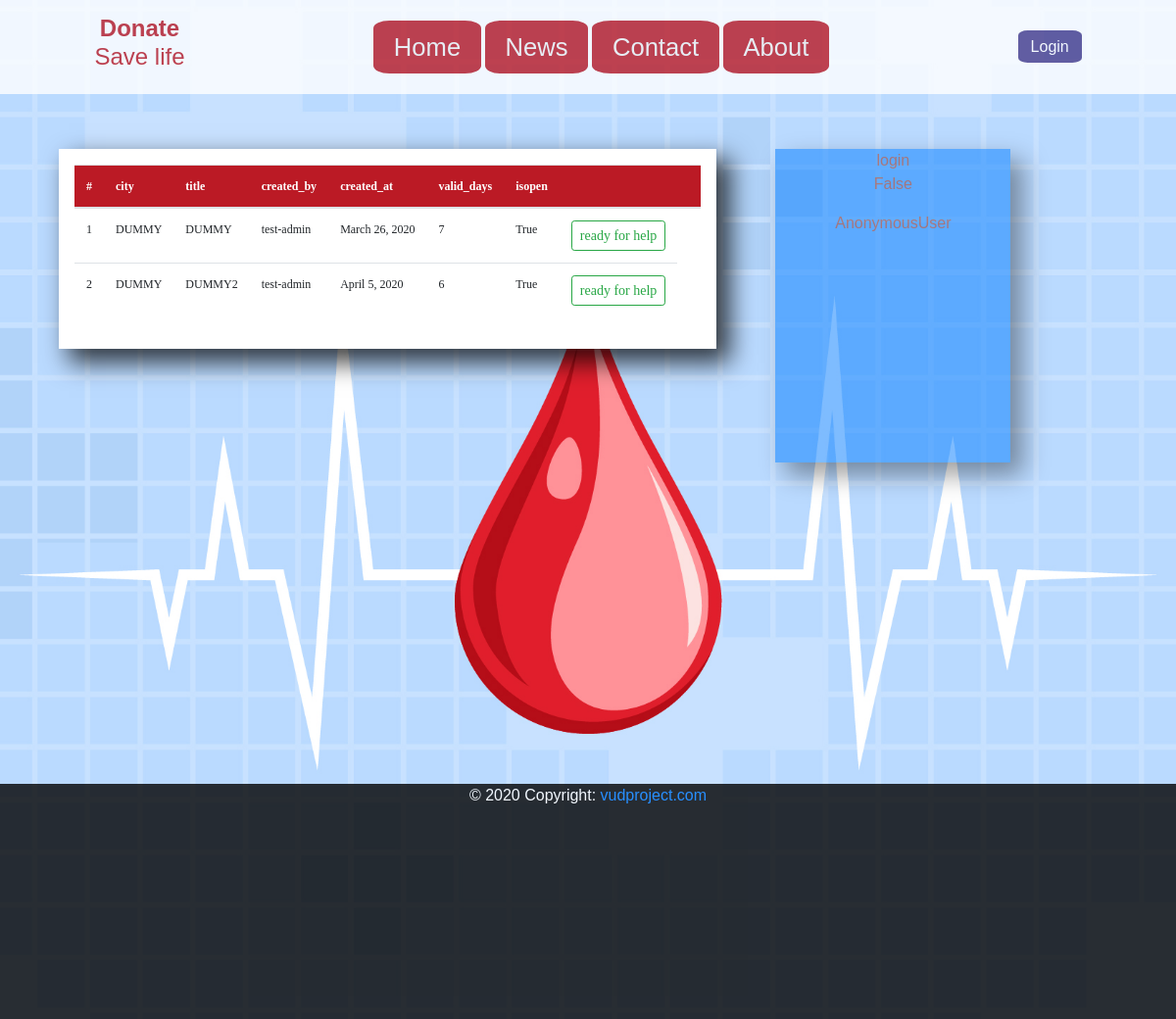
/vud/, run on an earlier commit of the app's database.
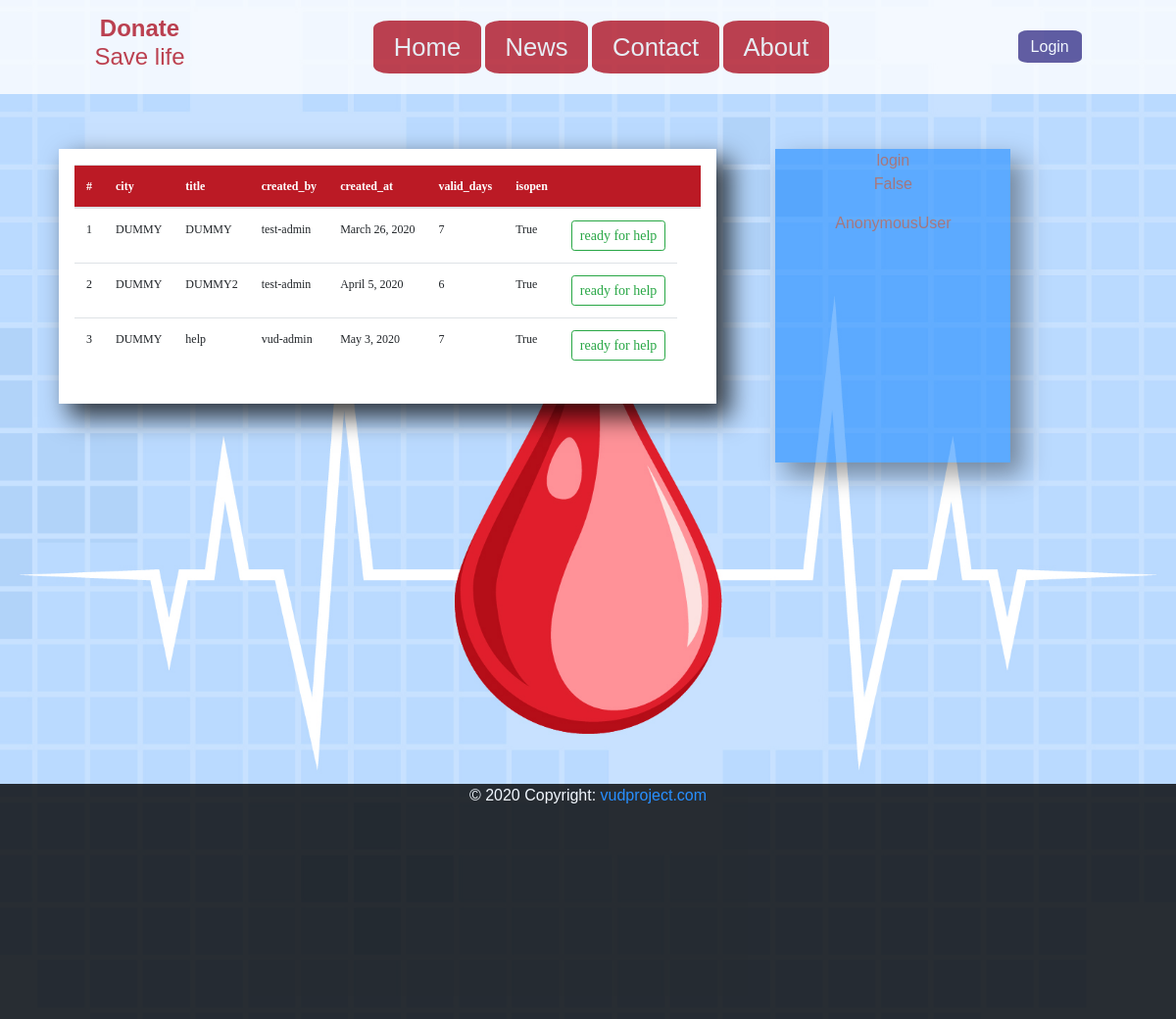
And on a later commit of the database.
### VUD/models.py (models this page shows)
class HelpRequests(models.Model):
    created_by = models.ForeignKey(User, on_delete=models.CASCADE, related_name='topics')
    created_at = models.DateTimeField(auto_now_add=True)
    updated_at = models.DateTimeField(auto_now=True, null=True, blank=True)
    city = models.ForeignKey(Cities, on_delete=models.CASCADE, related_name='topics')
    title = models.SlugField()
    expected_ppl_cnt = models.PositiveSmallIntegerField(default=0)
    confirmed_ppl_cnt = models.PositiveSmallIntegerField(default=0)
    rejected_pll_cnt = models.PositiveSmallIntegerField(default=0)
    onhold_ppl_cnt = models.PositiveSmallIntegerField(default=0)
    valid_days = models.PositiveSmallIntegerField(default=7)
    isopen = models.BooleanField(default=True)
    class Meta:
        verbose_name_plural = "HelpRequests"

### VUD/views.py (the view)
# urls.py: path('', views.HomeView.as_view() , name="home"),
class HomeView(generic.ListView):
    template_name = 'vud/home.html'
    context_object_name = 'reqs'
    def get_queryset(self):
        return HelpRequests.objects.all()[:10].values('pk', 'created_by__username', 'created_at', 'city__name', 'title', 'expected_ppl_cnt', 'confirmed_ppl_cnt', 'onhold_ppl_cnt', 'valid_days', 'isopen')

### VUD/templates/vud/home.html (shortened to what this page needs)
{% extends '../cstm_base.html' %}
{% load static %}
{% block extra_head_css %}
		<link rel="stylesheet" type="text/css" href="{% static 'vud/css/home.css' %}">
{% endblock %}
{% block content %}
	{% include "./inc_home_white_blck.html" with reqs=reqs only %}
	<div class="short_wrapper blue_wrapper">
		login
		<p>{{ request.user.is_authenticated }}    </p>
		<p>{{ request.user }}                     </p>
	</div>
{% endblock %}

### VUD/templates/vud/inc_home_white_blck.html
<div class="wrapper white_wrapper">
	{% if reqs %}
		<table class="table table-hover">
		  <thead>
			<tr>
			  <th scope="col">#</th>
			  <th scope="col">city</th>
			  <th scope="col">title</th>
			  <th scope="col">created_by</th>
			  <th scope="col">created_at</th>
			  <th scope="col">valid_days</th>
			  <th scope="col">isopen</th>
			  <th scope="col"></th>
			  <th scope="col"></th>
			</tr>
		  </thead>
		  <tbody>
	{% for item in reqs %}
			<tr>
			  <td scope="row"><a href="{% url 'vud:detail' item.pk %}">{{ forloop.counter }}</a></td>
			  <td><a href="{% url 'vud:detail' item.pk %}">{{ item.city__name }}</a></td>
			  <td><a href="{% url 'vud:detail' item.pk %}">{{ item.title }}</a></td>
			  <td><a href="{% url 'vud:detail' item.pk %}">{{ item.created_by__username }}</a></td>
			  <td><a href="{% url 'vud:detail' item.pk %}">{{ item.created_at|date }}</a></td>
			  <td><a href="{% url 'vud:detail' item.pk %}">{{ item.valid_days }}</a></td>
			  <td><a href="{% url 'vud:detail' item.pk %}">{{ item.isopen }}</a></td>
			  <td><button type="button" class="btn btn-outline-success btn-sm">ready for help</button></td>
			</tr>
	{% endfor %}
		  </tbody>
		</table>
	{% else %}
		<p>No request are available.</p>
	{% endif %}
	</div>

What changed in the data, as far as the page shows it:
added HelpRequests: city__name "DUMMY", title "help", created_by__username "vud-admin", created_at "May 3, 2020", valid_days "7", isopen "True"
